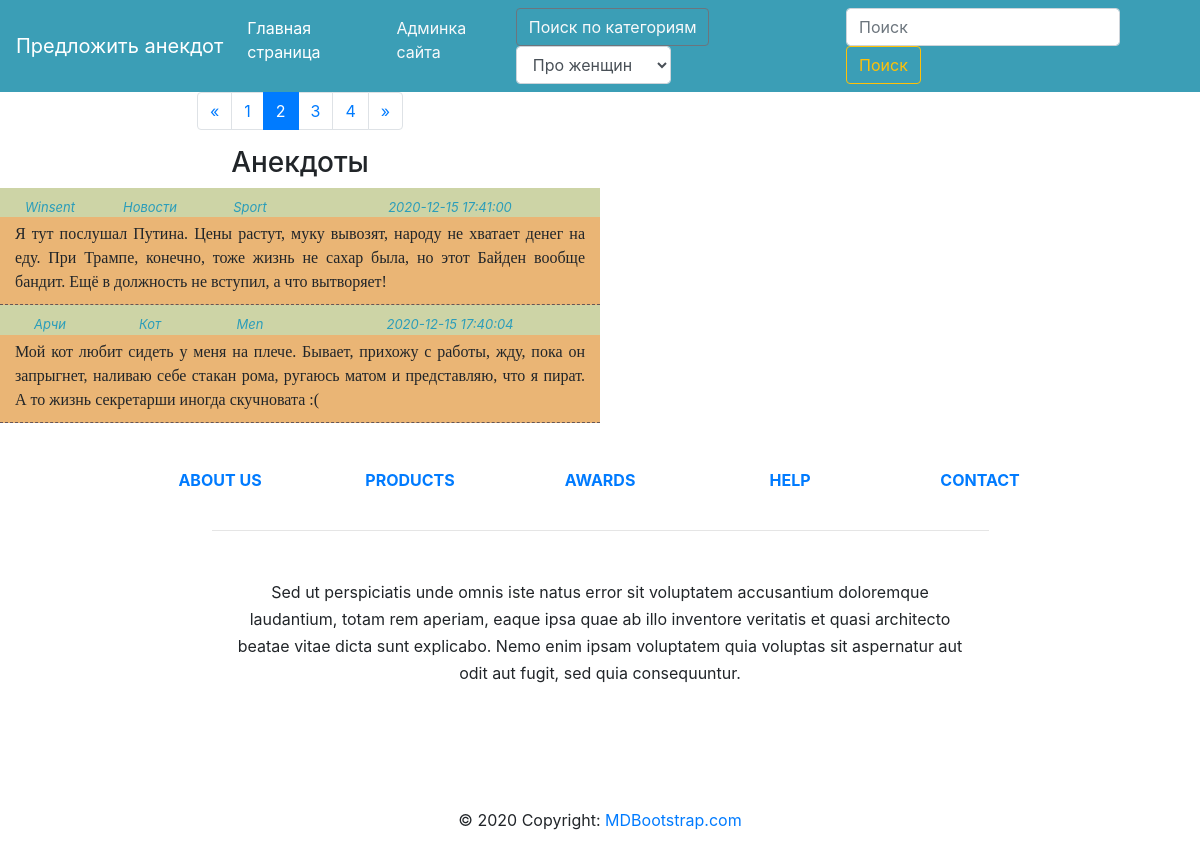
Page /main.php?page=2 on the committed database.
### tables this page shows
CREATE TABLE `anecdot` (
  `id` int(11) NOT NULL,
  `user_name` varchar(128) DEFAULT NULL,
  `title` varchar(132) DEFAULT NULL,
  `text` text,
  `category` varchar(128) DEFAULT NULL,
  `date` datetime DEFAULT NULL,
  `is_approved` tinyint(1) DEFAULT '0'
);

### main.php (the view, shortened to what this page needs)
<?php
require "elem/init.php";
function getMainPage($link)
{
    if (isset($_GET['page'])){
        $page = $_GET['page'];
    }else{
        $page = 1;
    }
    $notesOnPage = 2;
    $from = ($page - 1) * $notesOnPage;
    $prevPage = $page - 1;
    if ($page == 1){
        $disabledPrev = " disabled";
    }else{
        $disabledPrev = '';
    }
    $content = "
                <div class='container-fluid'>
                     <div class='row'>
                        <div class='col-md-6''>";
    $content .= "
                    <nav aria-label=\"Page navigation example\">
                      <ul class=\"pagination justify-content-center\">
                        <li class=\"page-item$disabledPrev\">
                          <a class=\"page-link\" href=\"?page=$prevPage\" aria-label=\"Previous\">
                            <span aria-hidden=\"true\">&laquo;</span>
                            <span class=\"sr-only\">Previous</span>
                          </a>
                        </li>";
    $query = "SELECT COUNT(*) as count FROM anecdot WHERE `is_approved` = 1";
    $result = mysqli_query($link, $query) or die(mysqli_error($link));
    $count = mysqli_fetch_assoc($result)['count'];
    $countPages = ceil($count / $notesOnPage);
    for ($i = 1; $i <= $countPages ; $i++) {
        if ($page == $i) {
            $style = " active";
        } else {
            $style = '';
        }
        $content .= "<li class=\"page-item$style\"><a class=\"page-link\" href=\"?page=$i\">$i</a></li>";
    }
    $nextPage = $page + 1;
    if ($page == $countPages){
        $disabledNext = " disabled";
    }else{
        $disabledNext = '';
    }
    $content .= "        <li class=\"page-item$disabledNext\">
                          <a class=\"page-link\" href=\"?page=$nextPage\" aria-label=\"Next\">
                            <span aria-hidden=\"true\">&raquo;</span>
                            <span class=\"sr-only\">Next</span>
                          </a>
                        </li>
                      </ul>
                    </nav>
                   </div>
                </div>";
    $content .= "<div class='row'>
                         <div class='col-md-6' style='text-align: center'><h3>Анекдоты</h3>
                         </div>
                 </div>";
    $query = "SELECT * FROM anecdot WHERE is_approved = true ORDER BY `date` DESC LIMIT $from, $notesOnPage";
    $result = mysqli_query($link, $query) or die(mysqli_error($link));
    for ($data = []; $row = mysqli_fetch_assoc($result) ; $data[] = $row);
    foreach ($data as $item) {
        $content .=
            "<div class='row' style='font-size: 13px; color: #2b9dba; font-style: italic'>
                        <div class='col-md-1' style='text-align: center;background-color: #cdd4a6; padding-top: 10px'>{$item['user_name']}</div>
                        <div class='col-md-1' style='text-align: center;background-color: #cdd4a6; padding-top: 10px'>{$item['title']}</div>
                        <div class='col-md-1' style='text-align: center;background-color: #cdd4a6; padding-top: 10px'>{$item['category']}</div>
                        <div class='col-md-3' style='text-align: center;background-color: #cdd4a6; padding-top: 10px'>{$item['date']}</div>
             </div>
             <div class='row' style='font-family: Cambria Regular'>
                 <div class='col-md-6' style='text-align: justify; background-color: #eab575;border-bottom: 1px dashed #665656; padding-top: 5px;padding-bottom: 10px'>{$item['text']}
                 </div>
             </div>
             ";
    }
    $content .= "</div>";
    echo $content;
}
require 'templates/header.php';
getMainPage($link);
require 'templates/footer.php';

### rows in the picture
anecdot: user_name "Winsent", title "Новости", category "Sport", date "2020-12-15 17:41:00", text "Я тут послушал Путина. Цены растут, муку вывозят, народу не хватает денег на еду. При Трампе, конечно, тоже жизнь не сахар была, но этот Байден вообще бандит. Ещё в должность не вступил, а что вытворяет!"
anecdot: user_name "Арчи", title "Кот", category "Men", date "2020-12-15 17:40:04", text "Мой кот любит сидеть у меня на плече. Бывает, прихожу с работы, жду, пока он запрыгнет, наливаю себе стакан рома, ругаюсь матом и представляю, что я пират. А то жизнь секретарши иногда скучновата :("
